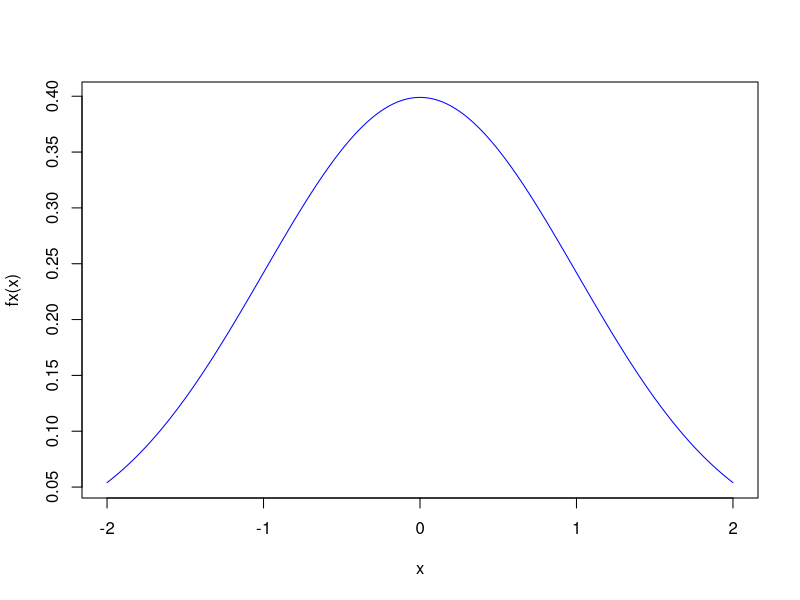

Recreate this plot in R.
## ---- chunk 1
knitr::opts_chunk$set(echo = TRUE)
## ---- chunk 2
rm(list=ls())
fx=function(x) (exp((x*x)*(-1)/2))/(sqrt(2*pi))
integracion=function(a,b){
  n=10000
  particion=abs(a-b)/n
  i=1
  sum=0
  b=a+particion
  while(i<n)
  {
    diferencia=b-a
    base=(fx(a)+fx(b))/2
    res=base*diferencia
    sum=sum+res
    i=i+1
    a=b
    b=b+particion
  }
  
  return(sum)
}

cat(integracion(-2,2))
x<-seq(-2,2,0.001)
plot(x,fx(x),type="l",col="blue")
abline(h=0,col="blue")

